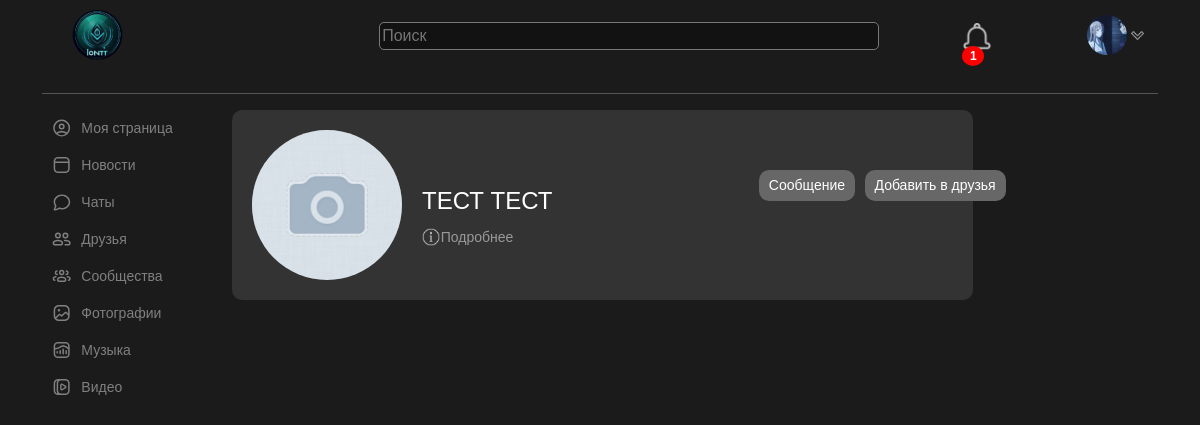
Before: /test (signed in) with the older database file.
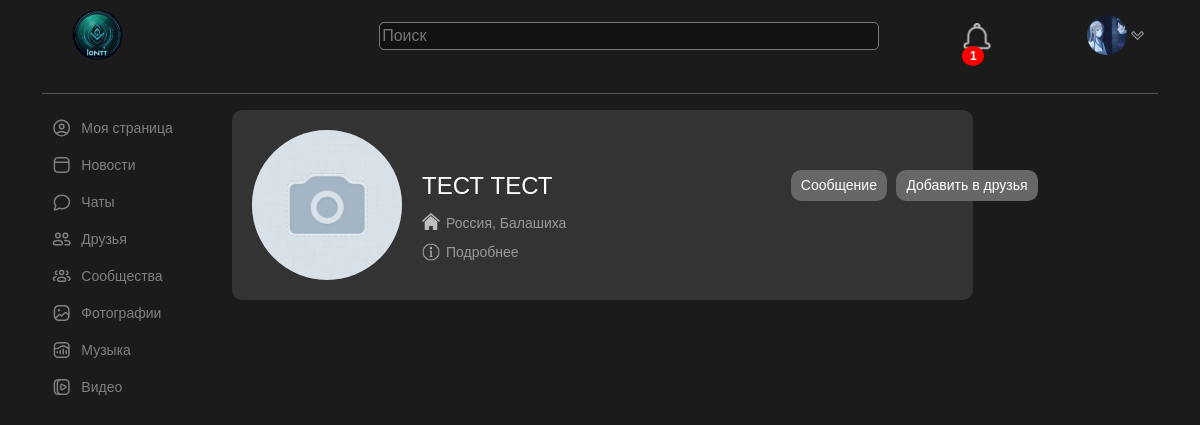
After: the same page with the newer database file.
### models.py (models this page shows)
class User(db.Model):
    id = db.Column(db.Integer, primary_key=True)
    tag = db.Column(db.String(80), unique=True, nullable=False)
    name = db.Column(db.String(80), nullable=True)
    second_name = db.Column(db.String(80), nullable=True)
    email = db.Column(db.String(120), unique=True, nullable=False)
    password = db.Column(db.String(80), nullable=False)
    status = db.Column(db.Integer, default=0)
    date_of_birthday = db.Column(db.Date, nullable=True)
    gender = db.Column(db.String(20), nullable=True)
    avatar_path = db.Column(db.String(120), nullable=True)
    county = db.Column(db.String(80), nullable=True)
    city = db.Column(db.String(80), nullable=True)
    education_place = db.Column(db.String(80), nullable=True)
    education_start = db.Column(db.String(80), nullable=True)
    education_end = db.Column(db.String(80), nullable=True)
    show_date_of_birthday = db.Column(db.String(5),  default='True')
    show_gender = db.Column(db.String(5), default='True')
    show_city = db.Column(db.String(5), default='True')
    show_education = db.Column(db.String(5), default='True')
    all_accept = db.Column(db.String(5))
    friends_count = db.Column(db.Integer, default=0)
    subscriptions_count = db.Column(db.Integer, default=0)

### app.py (the view)
@app.route('/<string:tag>', methods=['GET'])
def user_profile(tag):
    if request.method == "GET":
        user = User.query.filter_by(tag=tag).first()
        print(user)
        self_user_tag = User.query.filter_by(id=request.cookies.get('account')).first().tag
        notification_count = 1
        month_data = {
            '1': 'января',
            '2': 'февраля',
            '3': 'марта',
            '4': 'апреля',
            '5': 'мая',
            '6': 'июня',
            '7': 'июля',
            '8': 'августа',
            '9': 'сентября',
            '10': 'октября',
            '11': 'ноября',
            '12': 'декабря'
        }
        birthday = str(user.date_of_birthday)
        birthday_list = birthday.split('-')
        day = birthday_list[2]
        month = month_data[birthday_list[1]]
        year = birthday_list[0]
        birthday_correct = f'{day} {month} {year}'
        _self = 1 if self_user_tag == tag else 0
        friends = Friends.query.filter_by(user_id=request.cookies.get('account')).all()
        isFriend = 0
        for friend in friends:
            if friend.tag == tag:
                isFriend = 1
        me = User.query.filter_by(id=request.cookies.get('account')).first()
        self_avatar_path = me.avatar_path
        return render_template('user.html', user=user, _self=_self, notification_count=notification_count, birthday_correct=birthday_correct, isFriend=isFriend, self_avatar_path=self_avatar_path, me=me)

### templates/user.html (shortened to what this page needs)
<!doctype html>
<html lang="en">
<head>
    <link href="https://cdn.jsdelivr.net/npm/bootstrap@5.3.3/dist/css/bootstrap.min.css" rel="stylesheet">
    <link rel="stylesheet" href="{{ url_for('static', filename='css/user-page.css') }}">
</head>
<body data-bs-theme="dark">
    <div id='body' class="container">
        <div class="col-md-12">
            <header>
                {% include 'header.html' %}
            </header>
        </div>
        <div class="col-md-12">
            <div class="user">
                <div class="row">
                    <div class="col-sm-2">
                    {% include 'left-menu.html' %}
                    </div>
                    <div class="col-sm-10">
                        <div class="profile-header">
                            <div class="avatar">
                                {% if user.avatar_path %}
                                    <img style="border-radius: 50%; width: 150px; height: 150px" src="{{ url_for('static', filename='avatars/users/' + user.avatar_path) }}" alt="">
                                {% else %}
                                    <img style="border-radius: 50%; width: 150px; height: 150px" src="{{ url_for('static', filename='avatars/default.png') }}" alt="">
                                {% endif %}
                            </div>
                            <div class="info">
                                <br>
                                <h1>{{ user.name }} {{ user.second_name }}</h1>
                                <div class="user-header-info">
                                    {% if user.show_city == '1' %}
                                        <div class="row">
                                            <div class="col-sm-2">
                                                <img style="width: 18px" src="{{ url_for('static', filename='img/city.png') }}" alt="">
                                            </div>
                                            <div class="col-sm-10">
                                                <p class="user-header-info-p" style="position: relative; right: 7px">{{ user.county}}, {{ user.city }}</p>
                                            </div>
                                        </div>
                                    {% endif %}
                                    <div class="row" style="cursor:pointer;">
                                        <div class="col-sm-2">
                                            <img style="width: 18px" src="{{ url_for('static', filename='img/info.png') }}" alt="">
                                        </div>
                                        <div class="col-sm-10">
                                            <p onclick="about()" class="user-header-info-p user-header-info-p-pointer" style="position: relative; right: 7px; bottom:2px">Подробнее</p>
                                        </div>
                                    </div>
                                </div>
                            </div>
                            <div class="user-buttons">
                                {% if _self == 1 %}
                                    <input onclick="go_edit_prifile()" type="button" class="user-header-button edit-profile" value="Редактировать профиль">
                                {% else %}
                                    <input onclick="go_message()" type="button" class="user-header-button message-profile" value="Сообщение">
                                    {% if isFriend == 0 %}
                                        <input onclick="addFriend({{user.id}})" type="button" class="user-header-button friend-profile" value="Добавить в друзья">
                                    {% else %}
                                        <input onclick="remFriend({{user.id}})" type="button" class="user-header-button friend-profile" value="Удалить из друзей">
                                    {% endif%}
                                {% endif %}
                            </div>
                        </div>
                    </div>
                </div>
            </div>
        </div>
    </div>
</body>
</html>

### templates/header.html
{% block header %}
<link rel="stylesheet" href="{{ url_for('static', filename='css/header.css') }}">
<div class="row">
    <div class="col-sm-9">
        <div class="row">
            <div class="col-sm-3">
            <div class="logo">
                <div style="width: fit-content; cursor: pointer">
                    <img  width="110px" src="{{ url_for('static', filename='img/logo.png') }}" alt="Logo" >
                </div>
            </div>
            </div>
            <div class="col-sm-9">
                <div class="search">
                    <input id="search-main" type="text" placeholder="Поиск">
                </div>
            </div>
        </div>
    </div>
    <div class="col-sm-3">
        <div class="row">
            <div class="col-sm-6">
                <div class="notifications">
                    <div class='notification-hover' style="width: fit-content; cursor: pointer">
                        <img style="width: 30px" src="{{ url_for('static', filename='img/notification_icon.png') }}" alt="">
                      <div class="badge">{{ notification_count }}</div>
                    </div>
                </div>
            </div>
            <div class="col-sm-6">
                <div class="user1">
                    <div style="width: fit-content; cursor: pointer">
                        {% if self_avatar_path %}
                            <img style="width: 40px; height: 40px; border-radius: 50%" src="{{ url_for('static', filename='avatars/users/' + self_avatar_path) }}" alt="User Avatar">
                        {% else %}
                            <img style="width: 40px; height: 40px; border-radius: 50%" src="{{ url_for('static', filename='avatars/default.png') }}" alt="User Avatar">
                        {% endif %}
                        <img style="width: 13px;" src="{{ url_for('static', filename='img/bottom.png') }}" alt="">
                    </div>
                </div>
            </div>
        </div>
    </div>
</div>
<hr>
{% endblock %}

### templates/left-menu.html (shortened to what this page needs)
{% block left_menu %}
<div class="col-12">
    <div my_tag="{{me.tag}}" id='me' class="row menu-div">
        <p class='col-sm-8 left-menu-text'>Моя страница</p>
    </div>
    <div id="news" class="row menu-div">
        <p class='col-sm-8 left-menu-text'>Новости</p>
    </div>
    <div id="chats" class="row menu-div">
         <p class='col-sm-8 left-menu-text'>Чаты</p>
    </div>
    <div my_tag="{{me.tag}}" id="friends" class="row menu-div">
        <p class='col-sm-8 left-menu-text'>Друзья</p>
    </div>
    <div my_tag="{{me.tag}}" id="soob" class="row menu-div">
        <p class='col-sm-8 left-menu-text'>Сообщества</p>
    </div>
    <div my_tag="{{me.tag}}" id="photo" class="row menu-div">
        <p class='col-sm-8 left-menu-text'>Фотографии</p>
    </div>
    <div my_tag="{{me.tag}}" id="music" class="row menu-div">
        <p class='col-sm-8 left-menu-text'>Музыка</p>
    </div>
    <div my_tag="{{me.tag}}" id="video" class="row menu-div" >
        <p class='col-sm-8 left-menu-text'>Видео</p>
    </div>
</div>
{% endblock %}

### static/css/user-page.css (style rules this page uses)
body { font-family: Arial, sans-serif; background-color: #1e1e1e; color: white; margin: 0; padding: 0; }
.profile-header { width: 80%; background-color: #333; padding: 20px; display: flex; align-items: center; border-radius: 10px; }
.profile-header .avatar { width: 150px; height: 150px; border-radius: 50%; background-color: #555; }
.profile-header .info { margin-left: 20px; }
.profile-header .info h1 { margin: 0; font-size: 24px; }
.profile-header .info p { margin: 5px 0; color: #999; }
.user-header-info { position: relative; top:8px; }
.user-header-info-p { font-size: 14px !important; }
.user-header-button { border-radius: 10px; background-color: #676767; font-size: 14px; border: none; padding-left: 10px; padding-right: 10px; padding-top: 5px; padding-bottom: 5px; transition: background-color 0.2s; }
.message-profile, .friend-profile { position: relative; bottom: 20px; left: 80%; margin-left: 5px; }

### static/css/header.css (style rules this page uses)
.logo { margin-top: -20px; position: absolute; margin-right: 50%; }
.search { margin-top: 22px; position: relative; left:20% }
.notifications { margin-top: 23px; position: relative; margin-left: 55%; width: fit-content; }
.user1 { margin-top: 15px; margin-left: 40%; }
#search-main { width: 500px; border-radius: 5px; border: 1px solid #787878; }
.badge { background-color: red; border-radius: 50%; position: relative; bottom: 10px; }

### templates/user.html (style rules this page uses)
body { background-color: #1b1b1b; }
.user { margin-top: 5px; }

### templates/left-menu.html (style rules this page uses)
.left-menu-text { font-size: 14px; color: gray; position: relative; right:24px; top:8px }
.svg-left-menu { color: gray; position: relative; top:8px; }
.menu-div { border-radius: 5px; }

Changed rows visible on the page:
changed User "ТЕСТ": show_city "0" → "1" (drawn); county (not shown) → "Россия"; city (not shown) → "Балашиха"
